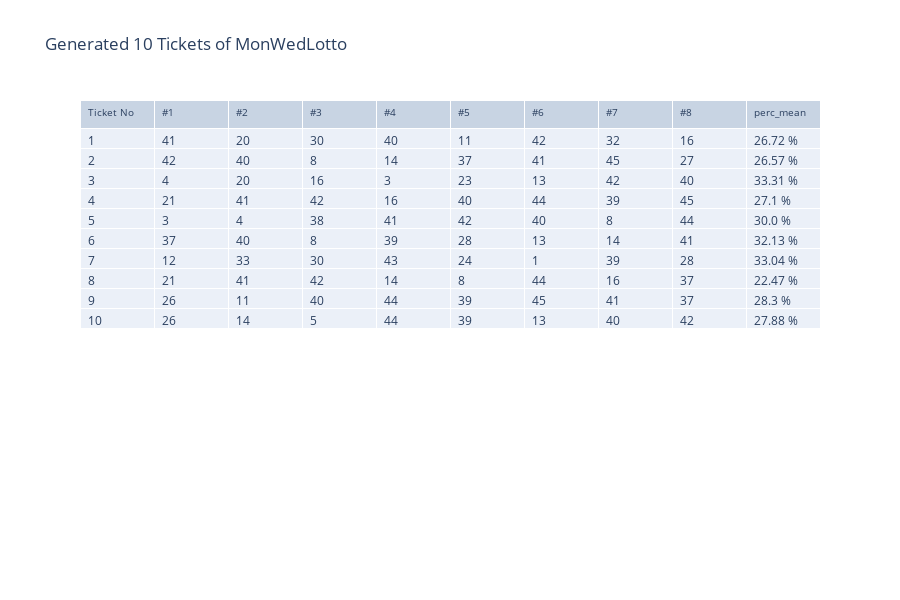

Source (notebook cell):
### Code cell
# Plot Generated Tickets

import plotly.graph_objects as go
from plotly.subplots import make_subplots

def table_plot_game(game, game_name):
    fig = make_subplots(
        rows=1, cols=1,
        shared_xaxes=True,
        vertical_spacing=0.04,
        specs=[[{"type": "table"}]]
    )

    table_cols = ["Ticket No"]
    for i in range(len(df['ticket'][0])):
        table_cols.append('#' + str(i+1))

    table_cols.append('perc_mean')


    fig.add_trace(
        go.Table(
            header=dict(
                values= table_cols,
                font=dict(size=10),
                align="left"
            ),
            cells=dict(
                values=[df.index.values + 1] + 
                [num for num in zip(*df['ticket'])] +
                [[str(mean) + ' %' for mean in df['perc_mean'].tolist()]] ,
                align = "left")
        ),
        row=1, col=1
    )
    fig.update_layout(
        height=600,
        width=900,
        showlegend=False,
        title_text="Generated 10 Tickets of " + game_name,
    )

    fig.show()
    pio.write_html(fig, file= 'generated_tickets.html', auto_open=False)
    
game = gameGenerator(df_wed_corrNums, 10, 5, None)
table_plot_game(game, "MonWedLotto")

### Figure 1 — Plotly figure (JSON) as saved in the notebook; plotly's stock layout.template omitted (floating-point values rounded to 4 significant figures)
{"data": [{"cells": {"align": "left", "values": [[1, 2, 3, 4, 5, 6, 7, 8, 9, 10], [41, 42, 4, 21, 3, 37, 12, 21, 26, 26], [20, 40, 20, 41, 4, 40, 33, 41, 11, 14], [30, 8, 16, 42, 38, 8, 30, 42, 40, 5], [40, 14, 3, 16, 41, 39, 43, 14, 44, 44], [11, 37, 23, 40, 42, 28, 24, 8, 39, 39], [42, 41, 13, 44, 40, 13, 1, 44, 45, 13], [32, 45, 42, 39, 8, 14, 39, 16, 41, 40], [16, 27, 40, 45, 44, 41, 28, 37, 37, 42], ["26.72 %", "26.57 %", "33.31 %", "27.1 %", "30.0 %", "32.13 %", "33.04 %", "22.47 %", "28.3 %", "27.88 %"]]}, "domain": {"x": [0, 1], "y": [0, 1]}, "header": {"align": "left", "font": {"size": 10}, "values": ["Ticket No", "#1", "#2", "#3", "#4", "#5", "#6", "#7", "#8", "perc_mean"]}, "type": "table"}], "layout": {"height": 600, "showlegend": false, "title": {"text": "Generated 10 Tickets of MonWedLotto"}, "width": 900}}
